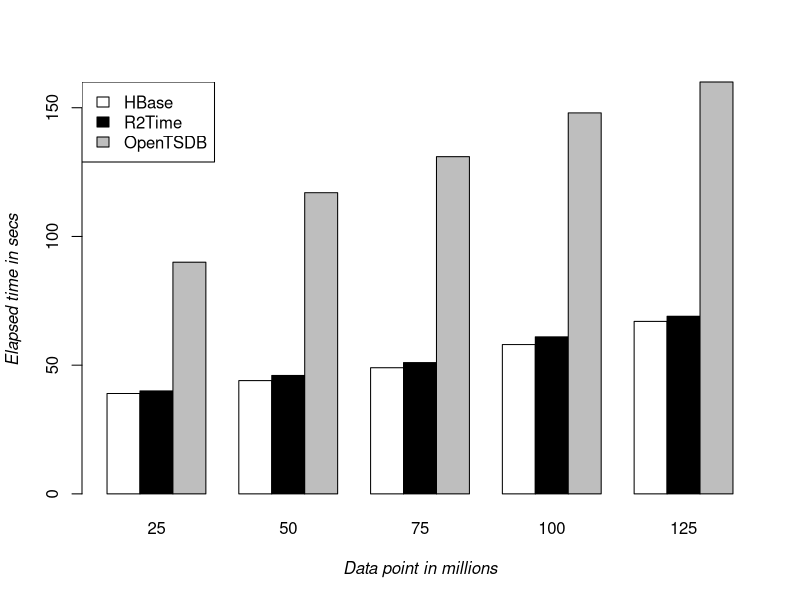
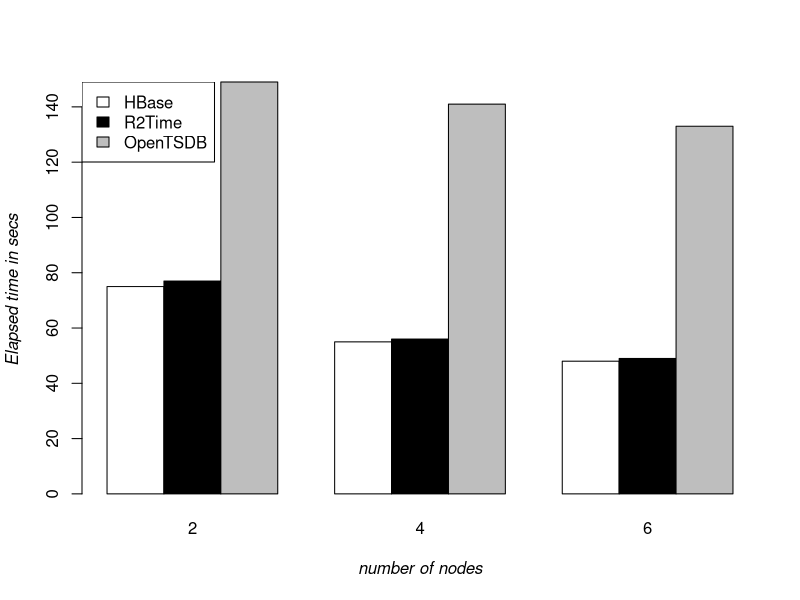

Write R code to recreate these figures, in order. (Note: this script raises an error after producing the figures.)
##Plot statistical file size
pdf('/home/bikash/repos/r2time/examples/plot/compare.pdf', bg = "white")

# GENERATE THE DATA

s = c("25", "50", "75", "100" , "125")

y <-c( 90, 117, 131,  148, 160)  #OpenTSDB
x <-c(  40,  46,  51,   61,  69)  ##R2time
z <-c( 39, 44,  49, 58, 67)  ##HBase



Deathrate = matrix(c(z, x, y), nrow=length(s), ncol=3, dimnames=list(s, c( "HBase","R2Time", "OpenTSDB")))
# Create a matrix Deathrate with the data
Deathrate2 = t(Deathrate)                                       # Transpose the Deathrate matrix

# SIMPLE BARPLOT

barplot(Deathrate2,                             # Data (bar heights) to plot
        beside=TRUE,                            # Plot the bars beside one another; default is to plot stacked bars
        names.arg=s,
        col=c( "white", "black", "gray"),                   # Color of the bars
        border="black",                         # Color of the bar borders
        #main=c("Performance with different type of input format"),      # Main title for the plot
        xlab="Data point in millions",                       # X-axis label
        ylab="Elapsed time in secs",                      # Y-axis label
        font.lab=3)                             # Font to use for the axis labels: 1=plain text, 2=bold, 3=italic, 4=bold italic

legend("topleft",                               # Add a legend to the plot
        legend=c( "HBase", "R2Time", "OpenTSDB"),             # Text for the legend
        fill=c( "white","black",  "gray"))                  # Fill for boxes of the legend


dev.off()



##Plot statistical file size
pdf('/home/bikash/repos/r2time/examples/plot/node.pdf', bg = "white")

# GENERATE THE DATA
s = c("2", "4", "6")
x <-c(  77,  56,  49)  ##R2time
y <-c( 149, 141, 133)  #<OpenTSDB
z <-c( 75, 55, 48)  ##HBase
Deathrate = matrix(c(z, x, y), nrow=length(s), ncol=3, dimnames=list(s, c( "HBase", "R2Time", "OpenTSDB")))
# Create a matrix Deathrate with the data
Deathrate2 = t(Deathrate)                                       # Transpose the Deathrate matrix

# SIMPLE BARPLOT
barplot(Deathrate2,                             # Data (bar heights) to plot
        beside=TRUE,                            # Plot the bars beside one another; default is to plot stacked bars
        names.arg=s,
        col=c("white", "black",  "gray"),                   # Color of the bars
        border="black",                         # Color of the bar borders
        #main=c("Performance with different type of input format"),      # Main title for the plot
        xlab="number of nodes",                       # X-axis label
        ylab="Elapsed time in secs",                      # Y-axis label
        font.lab=3)                             # Font to use for the axis labels: 1=plain text, 2=bold, 3=italic, 4=bold italic

legend("topleft",                               # Add a legend to the plot
        legend=c( "HBase", "R2Time", "OpenTSDB"),             # Text for the legend
        fill=c( "white", "black", "gray"))                  # Fill for boxes of the legend

dev.off()



##Plot statistical file size with node 3 down
pdf('/home/bikash/repos/r2time/examples/plot/nodedown3.pdf', bg = "white")

# GENERATE THE DATA
s = c("1", "2", "3", "4")
x <-c(  49,  51,  51,  50)  ##R2time
x.1 <-c(  49,  51,  59,  51)  ##R2time with node 2 down
y <-c( 133, 131, 131, 133)  #<OpenTSDB
Deathrate = matrix(c(x, x.1, y), nrow=length(s), ncol=4, dimnames=list(s, c("R2Time","R2Time with node down in 3rd iteration", "OpenTSDB")))
# Create a matrix Deathrate with the data
Deathrate2 = t(Deathrate)                                       # Transpose the Deathrate matrix

# SIMPLE BARPLOT
barplot(Deathrate2,                             # Data (bar heights) to plot
        beside=TRUE,                            # Plot the bars beside one another; default is to plot stacked bars
        names.arg=s,
        col=c("black", "black", "black"),                   # Color of the bars
        border="black",                         # Color of the bar borders
        #main=c("Performance with different type of input format"),      # Main title for the plot
        xlab="iterations",                       # X-axis label
        ylab="Elapsed time in secs",                      # Y-axis label
        font.lab=3,
        density = c(24,24,24), angle = c(45, 180, -45) )                             # Font to use for the axis labels: 1=plain text, 2=bold, 3=italic, 4=bold italic

legend("topleft",                               # Add a legend to the plot
        legend=c("R2Time", "R2Time with node down in 3rd iteration", "OpenTSDB"),             # Text for the legend
        fill=c("black", "black", "black"), density = c(24,24,24), angle = c(45,  180, -45))                  # Fill for boxes of the legend

dev.off()